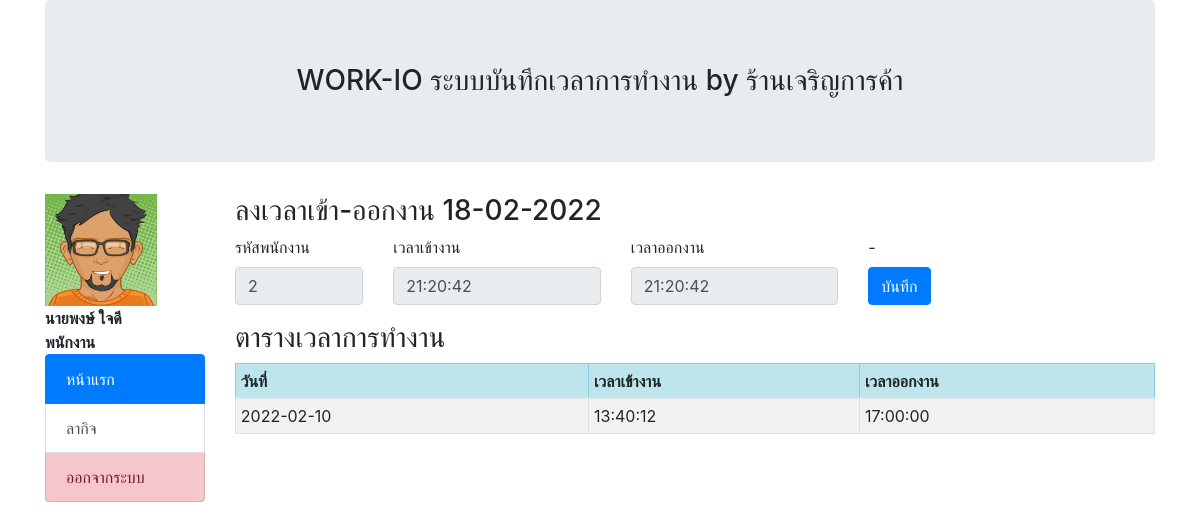
The page /profile.php (signed in) on the database its author committed.
### tables this page shows
CREATE TABLE `tbl_emp` (
  `m_id` int(11) NOT NULL,
  `m_username` varchar(50) NOT NULL,
  `m_password` varchar(50) NOT NULL,
  `m_firstname` enum('นาย','นางสาว','นาง') NOT NULL,
  `m_name` varchar(100) NOT NULL,
  `m_lastname` varchar(100) NOT NULL,
  `m_position` enum('พนักงาน','ผู้จัดการ','แอดมิน') NOT NULL,
  `m_img` varchar(100) DEFAULT NULL,
  `m_phone` varchar(20) NOT NULL,
  `m_email` varchar(50) NOT NULL,
  `m_level` enum('staff','admin') NOT NULL,
  `m_datesave` timestamp NOT NULL DEFAULT current_timestamp()
);

CREATE TABLE `tbl_work_io` (
  `id` int(11) NOT NULL,
  `m_id` int(11) NOT NULL COMMENT 'ไอดี พนง.',
  `workdate` date NOT NULL,
  `workin` time NOT NULL,
  `workout` time NOT NULL DEFAULT '17:00:00'
);

### profile.php (the view, shortened to what this page needs)
<?php
include('condb.php');
$m_id = $_SESSION['m_id'];
$queryemp = "SELECT * FROM tbl_emp WHERE m_id=$m_id";
$resultm = mysqli_query($condb, $queryemp) or die("Error in query: $queryemp " . mysqli_error($condb));
$rowm = mysqli_fetch_array($resultm);
$timenow = date('H:i:s');
$datenow = date('Y-m-d');
$queryworkio = "SELECT MAX(workdate) as lastdate, workin, workout FROM tbl_work_io WHERE m_id=$m_id AND workdate='$datenow' ";
$resultio = mysqli_query($condb, $queryworkio) or die("Error in query: $queryworkio " . mysqli_error($condb));
$rowio = mysqli_fetch_array($resultio);
?>
<!doctype html>
<html lang="en">
<head>
  <link rel="stylesheet" href="https://stackpath.bootstrapcdn.com/bootstrap/4.4.1/css/bootstrap.min.css">
</head>
<body>
  <div class="container">
    <div class="row">
      <div class="col col-sm-12">
        <h3 class="jumbotron" align="center">WORK-IO ระบบบันทึกเวลาการทำงาน by ร้านเจริญการค้า </h3>
      </div>
    </div>
  </div>
  <div class="container">
    <div class="row">
      <div class="col col-sm-2">
        <img src="img/<?php echo $rowm['m_img']; ?>" width='70%'>
        <br>
        <b>
          <?php echo $rowm['m_firstname'] . $rowm['m_name'] . ' ' . $rowm['m_lastname']; ?>
          <br>
          <?php echo $rowm['m_position']; ?>
        </b>
        <br>
        <div class="list-group">
          <a href="profile.php" class="list-group-item list-group-item-action active">
            หน้าแรก
          </a>
          <a href="job.php" class="list-group-item list-group-item-action">ลากิจ</a>
          <a href="logout.php" class="list-group-item list-group-item-danger" onclick="return confirm('Logout??');">ออกจากระบบ</a>
        </div>
      </div>
      <div class="col col-sm-10">
        <h3> ลงเวลาเข้า-ออกงาน <?php echo date('d-m-Y'); ?></h3>
        <form action="save.php" method="post" class="form-horizontal">
          <div class="form-group row">
            <div class="col col-sm-2">
              <label for="m_id">รหัสพนักงาน</label>
              <input type="text" class="form-control" name="m_id" placeholder="รหัสพนักงาน" value="<?php echo $rowm['m_id']; ?>" readonly>
            </div>
            <div class="col col-sm-3">
              <label for="m_id">เวลาเข้างาน</label>
              <?php if (isset($rowio['workin'])) { ?>
                <input type="text" class="form-control" name="workin" value="<?php echo $rowio['workin']; ?>" disabled>
              <?php } else { ?>
                <input type="text" class="form-control" name="workin" value="<?php echo date('H:i:s'); ?>" readonly>
              <?php  } ?>
            </div>
            <div class="col col-sm-3">
              <label for="m_id">เวลาออกงาน</label>
              <?php
              if ($timenow > '17:00:00') {
                if (isset($rowio['workout'])) { ?>
                  <input type="text" class="form-control" name="workout" value="<?php echo $rowio['workout']; ?>" disabled>
                <?php } else { ?>
                  <input type="text" class="form-control" name="workout" value="<?php echo date('H:i:s'); ?>" readonly>
              <?php
                }
              } else {
                echo '<br><font color="red"> หลัง 17.00 น. </font>';
              } ?>
            </div>
            <div class="col col-sm-1">
              <label>-</label>
              <button type="submit" class="btn btn-primary">บันทึก</button>
            </div>
          </div>
        </form>
        <h3>ตารางเวลาการทำงาน</h3>
        <?php
        $querylist = "SELECT * FROM tbl_work_io WHERE m_id = $m_id ORDER BY workdate DESC";
        $resultlist = mysqli_query($condb, $querylist)  or die("Error:" . mysqli_error($condb));
        echo "
          <table class='table table-bordered table-striped table-sm'>
            <thead>
              <tr class='table-info'>
                <th>วันที่</td>
                <th>เวลาเข้างาน</td>
                <th>เวลาออกงาน</td>
              </tr>
            </thead>
            ";
        foreach ($resultlist as $value) {
          echo "<tr>";
          echo "<td>" . $value["workdate"] .  "</td> ";
          echo "<td>" . $value["workin"] .  "</td> ";
          echo "<td>" . $value["workout"] .  "</td> ";
          echo "</tr>";
        }
        echo '</table>';
        ?>
      </div>
    </div>
  </div>
</body>
</html>

### rows shown on the page
tbl_emp: m_img (picture), m_firstname "นาย", m_name "พงษ์", m_lastname "ใจดี", m_position "พนักงาน", m_id "2"
tbl_work_io: workdate "2022-02-10", workin "13:40:12", workout "17:00:00"
